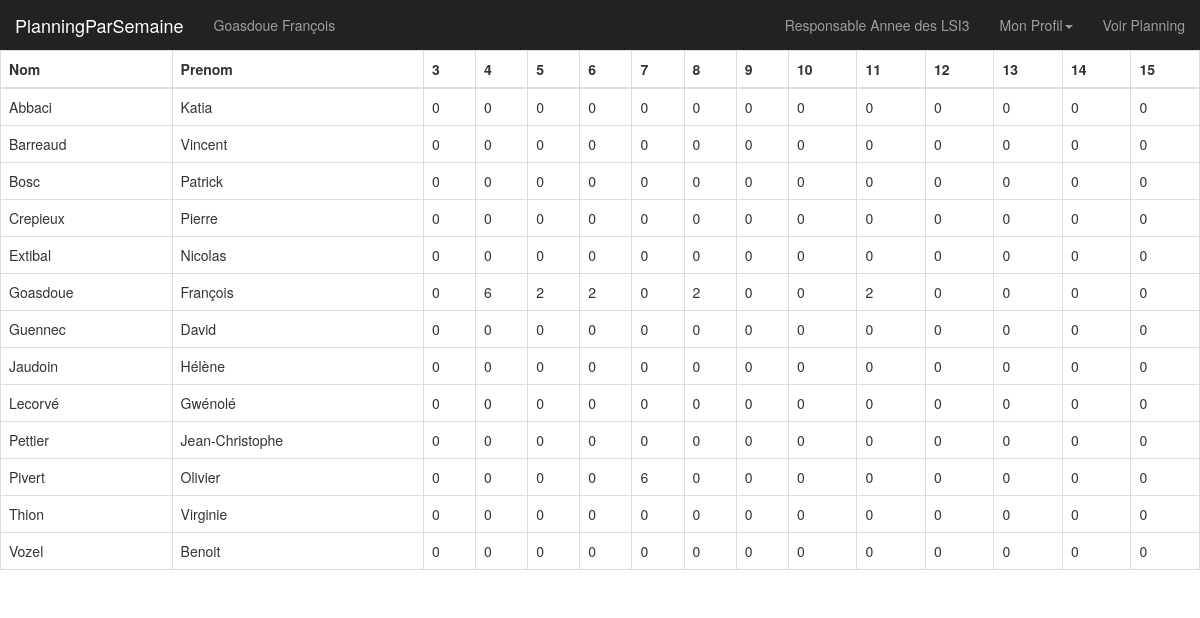
The app's page /planningParSemaine/controleur/charges.php (signed in) with its own data.
### tables this page shows
CREATE TABLE `enseignant` (
  `login` varchar(10) NOT NULL COMMENT 'Login (identifiant) de l''enseignant.\nPour simuler un utilisateur non enseignant, simplement indiquer un service statutaire à 0.',
  `pwd` varchar(20) NOT NULL DEFAULT 'servicesENSSAT' COMMENT 'Mot de passe',
  `nom` varchar(40) NOT NULL COMMENT 'Nom de famille',
  `prenom` varchar(40) NOT NULL COMMENT 'Prénom',
  `statut` varchar(45) NOT NULL COMMENT 'Statut à choisir parmis {administratif, contractuel, titulaire, vacataire)',
  `statutaire` int(11) DEFAULT '192' COMMENT 'Service statutaire de l''enseignant. Les éventuelles décharges sont indiquées dans la table decharge. \n',
  `actif` int(1) NOT NULL DEFAULT '1' COMMENT 'Indique si l''enseignant est actif, à choisir parmi 0 pour inactif et 1 pour actif',
  `administrateur` int(1) NOT NULL DEFAULT '0',
  PRIMARY KEY (`login`)
);

### planningParSemaine/controleur/charges.php (called while the page is built, shortened)
<?php
	$superlogged = $_SESSION['superlogged'];
	require_once('../modele/conf/connexion.php');
if(($select = $connection->query("SELECT semaine FROM semaine"))==null) exit(1);
if(($select2 = $connection->query("select nom,prenom,semaine.semaine,ifnull(nbHeures,0) as nbHeures from enseignant cross join semaine left join serviceenseignantparsemaine on (enseignant.login = serviceenseignantparsemaine.enseignant and serviceenseignantparsemaine.semaine = semaine.semaine) order by nom,semaine.semaine"))==null) exit(1);
$select->setFetchMode(PDO::FETCH_OBJ);
$select2->setFetchMode(PDO::FETCH_OBJ);
$tabSemaine=Array();
while( $enregistrement = $select->fetch() )
{
  $tabSemaine[$enregistrement->semaine]=$enregistrement->semaine;
}
	require_once("../vue/charges.php");
	?>

### planningParSemaine/vue/charges.php (the view, shortened to what this page needs)
<!DOCTYPE html>
<html lang="en">
  <head>
    <link href="../vue/css/bootstrap.min.css" rel="stylesheet">
    <link href="../vue/css/dashboard.css" rel="stylesheet">
  </head>
  <body>
    <nav class="navbar navbar-inverse navbar-fixed-top">
      <div class="container-fluid">
        <div class="navbar-header">
          <a class="navbar-brand" href="#">PlanningParSemaine </a>
        </div>
        <div id="navbar" class="navbar-collapse collapse">
		  <ul class="nav navbar-nav navbar-left">
			<li><a>
			<?php
			 echo $_SESSION['nom']." ".$_SESSION['prenom'];
			?>
			</a></li>
		  </ul>
          <ul class="nav navbar-nav navbar-right">
		  <?php
		   if($superlogged){
					echo "<li><a>Directeur des Etudes</a></li>";
					echo '
					<li class="dropdown">
              <a href="" class="dropdown-toggle" data-toggle="dropdown" role="button" aria-expanded="false">Actions<span class="caret"></span></a>
              <ul class="dropdown-menu" role="menu">
                <li><a href="affectermodules.php">Affecter des modules</a></li>
                <li><a href="services.php">Voir le service des enseignant</a></li>
              </ul>
            </li>
				';
				}
			else{
				echo "<li><a>Responsable Annee des ".$_SESSION["promo"]."</a></li>";
			}
			?>
		   <li class="dropdown">
              <a href="" class="dropdown-toggle" data-toggle="dropdown" role="button" aria-expanded="false">Mon Profil<span class="caret"></span></a>
            </li>
			<li><a href='index.php'>Voir Planning</a></li>
          </ul>
        </div>
      </div>
    </nav>
    <div class="container-fluid">
      <div class="row">
		<div class="table-responsive">
            <table class="table table-bordered">
              <thead>
                <tr>
                  <th>Nom</th>
                  <th>Prenom</th>
				  <?php
				  foreach($tabSemaine as  $key=>$value){
						echo "<th>".$value."</th>";
					}
				  ?>
                </tr>
              </thead>
              <tbody>
				<?php
				 $once = false;
				 while( $enregistrement = $select2->fetch() )
					{
					echo "<tr>";
					if(!$once){
						$nom = $enregistrement->nom;
						$prenom=$enregistrement->prenom;
						echo "<td>".$nom."</td>";
						echo "<td>".$prenom."</td>";
						$once=true;
						}
					do{
						$nbHeures=$enregistrement->nbHeures;
						$semaine=$enregistrement->semaine;
						echo "<td>".$nbHeures."</td>";
						if($semaine < end($tabSemaine))
							$enregistrement = $select2->fetch();
					}
					while($semaine < end($tabSemaine));
					$once = false;
					echo "</tr>";
					}
				?>
              </tbody>
            </table>
          </div>
        </div>
    </div>
  </body>
</html>

### planningParSemaine/vue/css/dashboard.css (style rules this page uses)
body { padding-top: 50px; }
.navbar-fixed-top { border: 0; }

### records on screen
enseignant: nom "Abbaci", prenom "Katia", nbHeures "0"
enseignant: nom "Barreaud", prenom "Vincent", nbHeures "0"
enseignant: nom "Bosc", prenom "Patrick", nbHeures "0"
enseignant: nom "Crepieux", prenom "Pierre", nbHeures "0"
enseignant: nom "Extibal", prenom "Nicolas", nbHeures "0"
enseignant: nom "Goasdoue", prenom "François", nbHeures "0", nbHeures "6", nbHeures "2"
enseignant: nom "Guennec", prenom "David", nbHeures "0"
enseignant: nom "Jaudoin", prenom "Hélène", nbHeures "0"
enseignant: nom "Lecorvé", prenom "Gwénolé", nbHeures "0"
enseignant: nom "Pettier", prenom "Jean-Christophe", nbHeures "0"
enseignant: nom "Pivert", prenom "Olivier", nbHeures "0", nbHeures "6"
enseignant: nom "Thion", prenom "Virginie", nbHeures "0"
enseignant: nom "Vozel", prenom "Benoit", nbHeures "0"

### other values on screen
$_SESSION['nom'] "Goasdoue"
$_SESSION['prenom'] "François"
$_SESSION["promo"] "LSI3"
$value "3"
$value "4"
$value "5"
$value "6"
$value "7"
$value "8"
$value "9"
$value "10"
$value "11"
$value "12"
$value "13"
$value "14"
